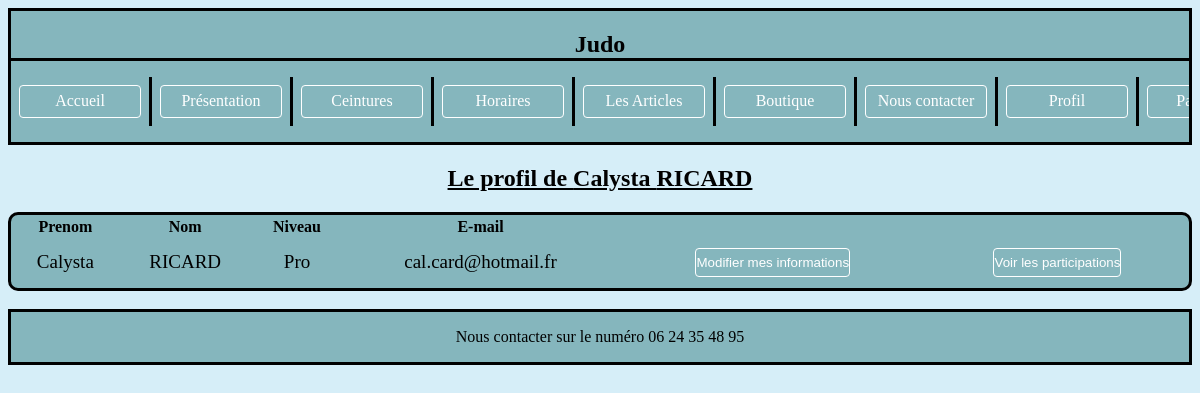
/index.php?controleur=information&action=profil (signed in), run on the app's committed database.
### tables this page shows
CREATE TABLE `Adherent` (
  `idA` tinyint(2) NOT NULL,
  `prenomA` varchar(25) NOT NULL,
  `nomA` varchar(25) NOT NULL,
  `niveau` varchar(15) NOT NULL,
  `mdp` varchar(50) NOT NULL,
  `mail` varchar(70) NOT NULL,
  `role` varchar(20) NOT NULL,
  PRIMARY KEY (`idA`)
);

### Modeles/BdPdo.php (called while the page is built)
<?php
class BdPdo
{   private $connexion;
    public function __construct()
    {
        try{
            $this->connexion=new PDO('mysql:host=localhost;dbname=bdjudo','adherent','mdpdadherent');
            $this->connexion->query("SET CHARACTER SET utf8");
        }
        catch (PDOException $erreur){
            echo "Erreur de connexion à la base de données ".$erreur->getMessage();
        }
    }
    protected function getConnexion() {
        return $this->connexion;
    }
}

### Modeles/Information.php (called while the page is built, shortened)
<?php
class Information extends BdPdo{
    public function getLAdherent($id){
        $req = "select * from Adherent where idA = ".$id.";";
        $resultatDeLaRequete = $this->getConnexion()->query($req);
        $tableauDesLignesResultat = $resultatDeLaRequete->fetch();
        return $tableauDesLignesResultat;
    }
}

### Vues/profil.php (the view)
<h2>Le profil de <?php echo $lAdherent['prenomA']; ?> <?php echo $lAdherent['nomA']; ?></h2>
<div>
    <table class="table">
        <thead>
            <tr>
                <th>Prenom</th>
                <th>Nom</th>
                <th>Niveau</th>
                <th>E-mail</th>
                <th></th>
                <th></th>
            </tr>
        </thead>
        <tbody>
            <tr style="text-align: center">
                <td class="case"><?php echo $lAdherent['prenomA']; ?></td>
                <td class="case"><?php echo $lAdherent['nomA']; ?></td>
                <td class="case"><?php echo $lAdherent['niveau']; ?></td>
                <td class="case"><?php echo $lAdherent['mail']; ?></td>
                <td>
                    <?php echo "<a href='index.php?controleur=information&action=modificationAdherent'>"; ?>
                    <button type="button">Modifier mes informations</button>
                    <?php echo "</a>"; ?>
                </td>
                <td>
                    <?php echo "<a href='index.php?controleur=information&action=afficherLesParticipations'>"; ?>
                    <button type="button">Voir les participations</button>
                    <?php echo "</a>"; ?>
                </td>
            </tr>
        </tbody>
    </table><br/>
</div>

### css/style.css (style rules this page uses)
body { background-color: #d6eef8; }
button { display: relative; min-width: 120px; margin: 0.5rem; padding: 0.4rem 0; text-align: center; background-color: #85B6BD; color: #fff; text-decoration: none; border: 1px solid #fff; border-radius: 4px; cursor: pointer; transition: all 0.5s ease; }
h2 { text-align: center; text-decoration: underline; }
.table td { text-align: center; }
table { width: 100%; height: 18%; border: 3px solid #000000; border-radius: 10px; background-color: #85B6BD; }
.case { transition: 0.1s; font-size: 19px; margin: 200px; border-radius: 10px; }

### data on the page
adherent: prenomA "Calysta", nomA "RICARD", niveau "Pro", mail "cal.card@hotmail.fr"
